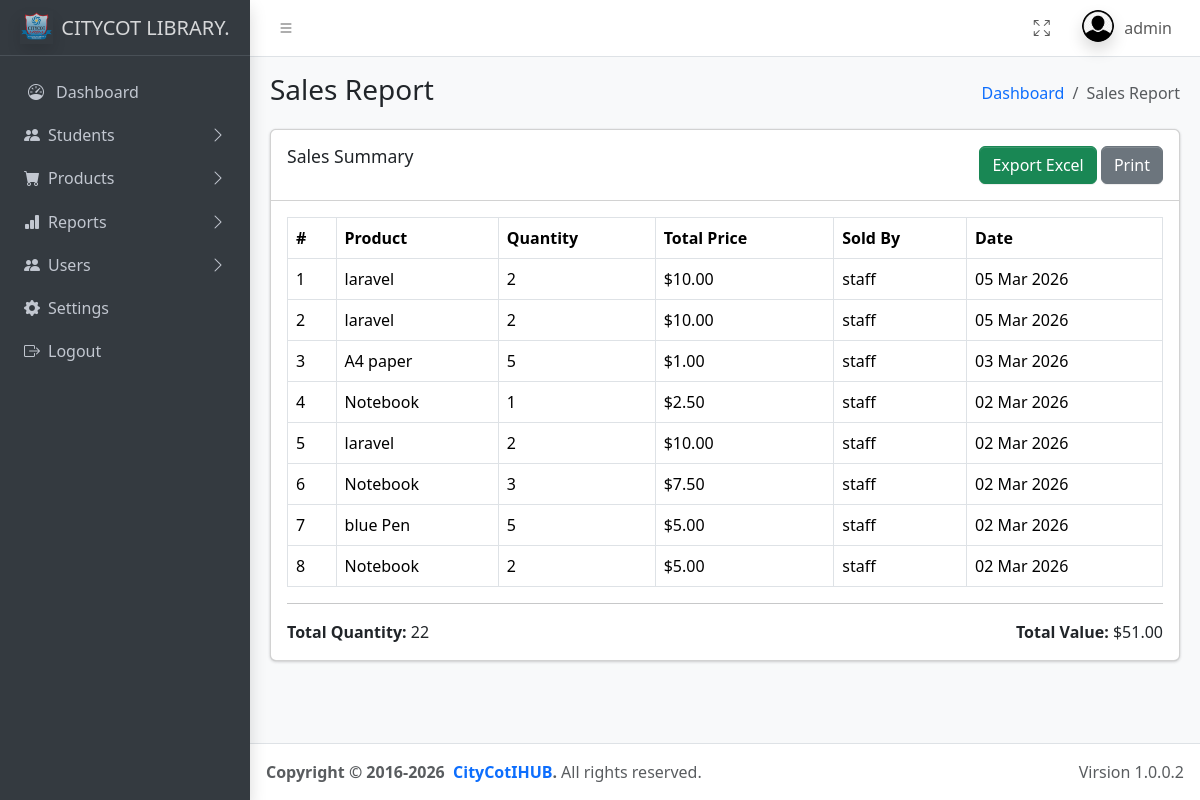
The page /reports/sales_report.php (signed in) on the database its author committed.
### tables this page shows
CREATE TABLE `sales` (
  `sale_id` varchar(20) NOT NULL,
  `student_id` varchar(15) NOT NULL,
  `product_id` varchar(20) NOT NULL,
  `quantity` int(11) NOT NULL,
  `total_price` decimal(10,2) NOT NULL,
  `sale_date` datetime NOT NULL,
  `sold_by` int(11) NOT NULL
);

CREATE TABLE `products` (
  `product_id` varchar(20) NOT NULL,
  `product_name` varchar(150) NOT NULL,
  `category` varchar(100) DEFAULT NULL,
  `price` decimal(10,2) NOT NULL,
  `stock` int(11) NOT NULL,
  `created_at` timestamp NOT NULL DEFAULT current_timestamp()
);

CREATE TABLE `users` (
  `user_id` int(11) NOT NULL,
  `full_name` varchar(150) NOT NULL,
  `username` varchar(100) NOT NULL,
  `email` varchar(150) NOT NULL,
  `password` varchar(255) NOT NULL,
  `photo` varchar(255) NOT NULL,
  `role` enum('admin','staff','special member') NOT NULL,
  `created_at` timestamp NOT NULL DEFAULT current_timestamp()
);

### reports/sales_report.php (the view, shortened to what this page needs)
<?php
include("../includes/connection.php");
include("../includes/header.php");
$where = "1";
$sql = "
SELECT
  sales.sale_id,
  sales.sale_date,
  sales.quantity,
  sales.total_price,
  products.product_name,
  users.username
FROM sales
JOIN products ON sales.product_id = products.product_id
JOIN users ON sales.sold_by = users.user_id
WHERE  $where
ORDER BY sales.sale_date DESC
";
$result = mysqli_query($conn, $sql);
$total_qty = 0;
$total_value = 0;
?>
<!DOCTYPE html>
<html lang="en">
<head>
</head>
<body>
<main class="app-main">
  <div class="app-content-header">
    <div class="container-fluid">
      <div class="row">
        <div class="col-sm-6">
          <h3 class="mb-0">Sales Report</h3>
        </div>
        <div class="col-sm-6">
          <ol class="breadcrumb float-sm-end">
            <li class="breadcrumb-item"><a href="../admin/admin_dashboard.php">Dashboard</a></li>
            <li class="breadcrumb-item active">Sales Report</li>
          </ol>
        </div>
      </div>
    </div>
  </div>
  <div class="app-content">
    <div class="container-fluid">
      <div class="card mb-4">
        <div class="card-header">
          <h5 class="card-title">Sales Summary</h5>
          <div class="col-md-12 text-end">
              <a href="export_sales_report.php?export=excel" class="btn btn-success"> Export Excel</a>
              <a href="sales_report_print.php" target="_blank" class="btn btn-secondary"> Print</a>
          </div>
        </div>
        <div class="card-body table-responsive">
          <table class="table table-bordered table-hover">
            <thead>
              <tr>
                <th>#</th>
                <th>Product</th>
                <th>Quantity</th>
                <th>Total Price</th>
                <th>Sold By</th>
                <th>Date</th>
              </tr>
            </thead>
            <tbody>
            <?php if (mysqli_num_rows($result) > 0): ?>
              <?php $i = 1; while($row = mysqli_fetch_assoc($result)): ?>
                <?php
                $total_qty += $row['quantity'];
                $total_value += $row['total_price'];
                ?>
                <tr>
                  <td><?= $i++ ?></td>
                  <td><?= htmlspecialchars($row['product_name']) ?></td>
                  <td><?= $row['quantity'] ?></td>
                  <td>$<?= number_format($row['total_price'],2) ?></td>
                  <td><?= htmlspecialchars($row['username']) ?></td>
                  <td><?= date("d M Y", strtotime($row['sale_date'])) ?></td>
                </tr>
              <?php endwhile; ?>
            <?php endif; ?>
            </tbody>
          </table>
          <hr>
          <div class="row">
            <div class="col-md-6">
              <strong>Total Quantity:</strong> <?= $total_qty ?>
            </div>
            <div class="col-md-6 text-end">
              <strong>Total Value:</strong> $<?= number_format($total_value,2) ?>
            </div>
          </div>
        </div>
      </div>
    </div>
  </div>
</main>
</body>
</html>
<?php include "../includes/footer.php"; ?>

### rows shown on the page
sales: product.product_name "laravel", quantity "2", total_price "10.00", sold_by.username "staff", sale_date "05 Mar 2026"
sales: product.product_name "laravel", quantity "2", total_price "10.00", sold_by.username "staff", sale_date "05 Mar 2026"
sales: product.product_name "A4 paper", quantity "5", total_price "1.00", sold_by.username "staff", sale_date "03 Mar 2026"
sales: product.product_name "Notebook", quantity "1", total_price "2.50", sold_by.username "staff", sale_date "02 Mar 2026"
sales: product.product_name "laravel", quantity "2", total_price "10.00", sold_by.username "staff", sale_date "02 Mar 2026"
sales: product.product_name "Notebook", quantity "3", total_price "7.50", sold_by.username "staff", sale_date "02 Mar 2026"
sales: product.product_name "blue Pen", quantity "5", total_price "5.00", sold_by.username "staff", sale_date "02 Mar 2026"
sales: product.product_name "Notebook", quantity "2", total_price "5.00", sold_by.username "staff", sale_date "02 Mar 2026"

### other values the page prints
$_SESSION['username'] "admin"
$total_qty "22"
$total_value "51.00"
